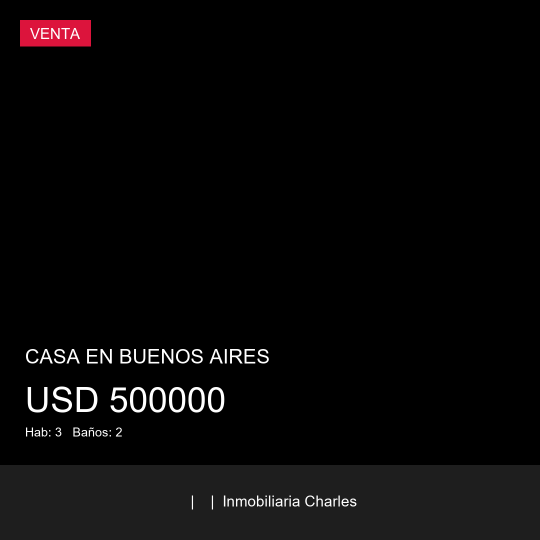
#> input picture test_post.png, 1080 x 1080 px (shown at 1/2 size)
$ python -i image_generator.py   (imports and definitions only)
#> lines starting #> are read from the running program, lines starting #| are printed output that depends on the picture
import io
import base64
import os
from PIL import Image, ImageDraw, ImageFont
import requests

def clean_b64(s):
    if not isinstance(s, str):
        return None
    s = s.strip().replace('\n', '').replace('\r', '')
    if ',' in s and s.startswith('data:'):
        s = s.split(',', 1)[1]
    s += "=" * ((4 - len(s) % 4) % 4)
    try:
        return base64.b64decode(s)
    except Exception as e:
        print("Error decoding base64:", e)
        return None

def get_font(size):
    try:
        return ImageFont.truetype("arial.ttf", size)
    except IOError:
        return ImageFont.load_default()

def draw_text_with_shadow(draw, position, text, font, fill, shadow_color="black"):
    x, y = position
    draw.text((x+2, y+2), text, font=font, fill=shadow_color)
    draw.text((x, y), text, font=font, fill=fill)

def generate_social_image(data, is_story=False, headline=None):
    width = 1080
    height = 1920 if is_story else 1080

    # 1. Base Image - Fondo de contingencia (degradado)
    img = Image.new('RGB', (width, height), color=(15, 20, 35))
    draw_bg = ImageDraw.Draw(img)
    for y in range(height):
        ratio = y / height
        r = max(0, int(25 - 15 * ratio))
        g = max(0, int(30 - 20 * ratio))
        b = max(0, int(55 - 35 * ratio))
        draw_bg.line((0, y, width, y), fill=(r, g, b))

    # 2. Descargar y procesar Portada (Cover Centrada)
    portada_url = data.get('portadaUrl') or data.get('formData', {}).get('portadaUrl', '')
    if portada_url:
        try:
            if portada_url.startswith('data:'):
                img_data = clean_b64(portada_url)
                bg_img = Image.open(io.BytesIO(img_data)).convert('RGB')
            else:
                resp = requests.get(portada_url, timeout=10)
                bg_img = Image.open(io.BytesIO(resp.content)).convert('RGB')

            # Crop centrado a width x height
            w, h = bg_img.size
            ratio = max(width/w, height/h)
            new_w, new_h = int(w*ratio), int(h*ratio)
            bg_img = bg_img.resize((new_w, new_h), Image.Resampling.LANCZOS)
            left = (new_w - width) // 2
            top = (new_h - height) // 2
            bg_img = bg_img.crop((left, top, left+width, top+height))
            img.paste(bg_img, (0,0))
            print(f"[Generator] Fondo cargado desde: {portada_url[:50]}...")
        except Exception as e:
            print(f"[Generator] Fallo al cargar portadaUrl: {e}")

    # 3. Overlay Gradiente (0% arriba, 80% abajo)
    overlay = Image.new('RGBA', (width, height), (0,0,0,0))
    d_overlay = ImageDraw.Draw(overlay)
    for y in range(height):
        # Gradiente oscuro que empieza a notarse desde la mitad
        if y > height // 2:
            alpha = int(((y - height//2) / (height//2)) * 220) # Max 220 alpha
            d_overlay.line((0, y, width, y), fill=(0, 0, 0, alpha))
    img = Image.alpha_composite(img.convert('RGBA'), overlay).convert('RGB')

    draw = ImageDraw.Draw(img)

    # 4. Badge VENTA/ALQUILER (Top-Right)
    operacion = data.get('operacion', data.get('formData', {}).get('operacion', 'VENTA')).upper()
    badge_font = get_font(40 if is_story else 35)
    bbox = draw.textbbox((0, 0), operacion, font=badge_font)
    bw, bh = bbox[2] - bbox[0], bbox[3] - bbox[1]

    # Dibujar rectángulo rojo
    rect_x1, rect_y1 = width - bw - 80, 40
    rect_x2, rect_y2 = width - 40, 40 + bh + 30
    draw.rectangle([rect_x1, rect_y1, rect_x2, rect_y2], fill=(220, 20, 60))
    draw.text((rect_x1 + 20, rect_y1 + 10), operacion, font=badge_font, fill="white")

    # 5. Logo Inmobiliaria (Top-Left)
    logo_url = data.get('logoAgenciaUrl', data.get('formData', {}).get('logoAgenciaUrl', ''))
    if logo_url:
        try:
            if logo_url.startswith('data:'):
                l_data = clean_b64(logo_url)
                logo = Image.open(io.BytesIO(l_data)).convert('RGBA')
            else:
                resp = requests.get(logo_url, timeout=5)
                logo = Image.open(io.BytesIO(resp.content)).convert('RGBA')

            logo.thumbnail((250, 120))
            img.paste(logo, (40, 40), logo if logo.mode == 'RGBA' else None)
        except Exception as e:
            print(f"[Generator] Fallo al cargar Logo: {e}")

    # 6. Textos (Zon inferior)
    tipo = data.get('tipoPropiedad', 'Propiedad').upper()
    ciudad = data.get('ciudad', 'Ciudad').upper()
    precio = f"{data.get('moneda', 'USD')} {data.get('precio', '')}"

    # Características
    form_data = data.get('formData', data)
    stats = []
    if form_data.get('superficieCubierta'): stats.append(f"{form_data['superficieCubierta']}m²")
    elif form_data.get('superficieConstruida'): stats.append(f"{form_data['superficieConstruida']}m²")
    if form_data.get('recamaras'): stats.append(f"{form_data['recamaras']} Hab")
    if form_data.get('banos'): stats.append(f"{form_data['banos']} Baños")
    stats_text = "  |  ".join(stats)

    # Fuentes
    price_f = get_font(90 if is_story else 85)
    loc_f = get_font(50 if is_story else 45)
    stats_f = get_font(40 if is_story else 35)

    # Posiciones
    y_start = height - 120
    if is_story: y_start = height - 200

    # Dibujar de abajo hacia arriba
    # Stats
    draw_text_with_shadow(draw, (60, y_start - 50), stats_text, stats_f, "white")
    # Tipo + Ciudad
    draw_text_with_shadow(draw, (60, y_start - 120), f"{tipo} - {ciudad}", loc_f, "white")
    # Precio
    draw_text_with_shadow(draw, (60, y_start - 240), precio, price_f, "white")

    output = io.BytesIO()
    img.save(output, format='PNG')
    output.seek(0)
    return output

>>> import cv2
>>> picture = cv2.imread('../test_post.png', cv2.IMREAD_GRAYSCALE)
#> picture: shape (1080, 1080); min 0, max 255, mean 7.8
>>> result = generate_social_image(picture)
#> in generate_social_image, `img = Image.new('RGB', (width, height), color=(15, 20, 35))`:
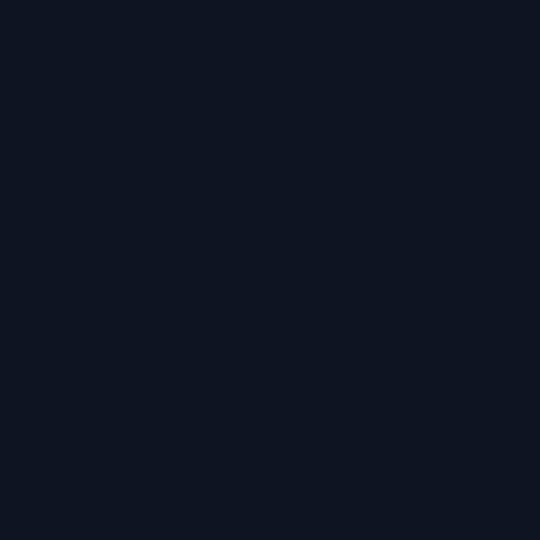
#> img: PIL image 1080x1080 RGB (shown at 1/2 size); mean R, G, B 15, 20, 35
#> (the run stopped early here; a loop or call above may not have finished)
